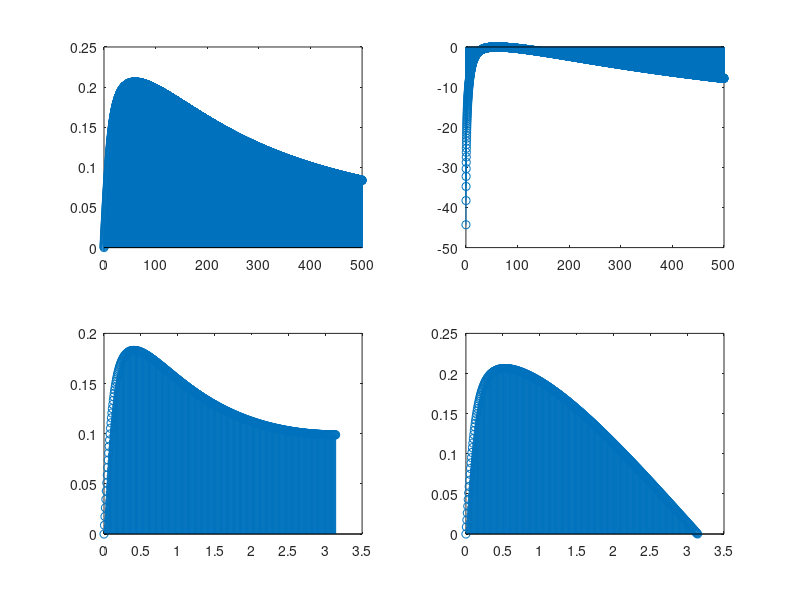

MATLAB code to generate this figure:

% Sistema continuo
Hs = @(s) (12500 * s ./ (44 * s.^2 + 60625 * s + 625*1e4));

% Funcion para cálculo de decibelios
db20 = @(P)(20 * log10(P));

% Frecuencias en sistema continuo
f = 0:.1:500;

% Respuesta en frecuencia continuo
Hf = Hs(j*2*pi*f);

figure(1); clf;
subplot(2,2,1);
stem(f, abs(Hf));

% Obtenemos el máximo en amplitud
[Hfmax, kmax] = max(abs(Hf));
dbHfmax = db20(Hfmax);

subplot(2,2,2);
stem(f, db20(abs(Hf)/Hfmax));

% Obtenemos el mínimo absoluto de una caida de 3db de la amplitud a partir del máximo
% 10 log(pcut) = 10 log(pmax) - 3dB
[dbHfcut, kcut] = min(abs(db20(abs(Hf(kmax:end))) - (dbHfmax - 3)));

fcut2 = 234.2; % A ojo en gráfica

% Frecuencia de corte
fcut = f(kcut);
Tm = 1/(4*fcut);

w = linspace(0,pi,500);
% fap = w/pi*fcut;


% aproximación de euler 
% s = (1 - z^-1) / Tm
fHz_euler = @(z)(Hs((1 - z.^(-1))/Tm));

subplot(2,2,3);
stem(w, abs(fHz_euler(exp(j*w))));



% aproximación bilineal
% s = 2 / Tm * (1 - z^-1) /(1 + z^-1);
fHz_bilinear = @(z)( Hs(2/Tm * (1 - z.^(-1))./(1 + z.^(-1))) );

subplot(2,2,4);
stem(w, abs(fHz_bilinear(exp(j*w))));